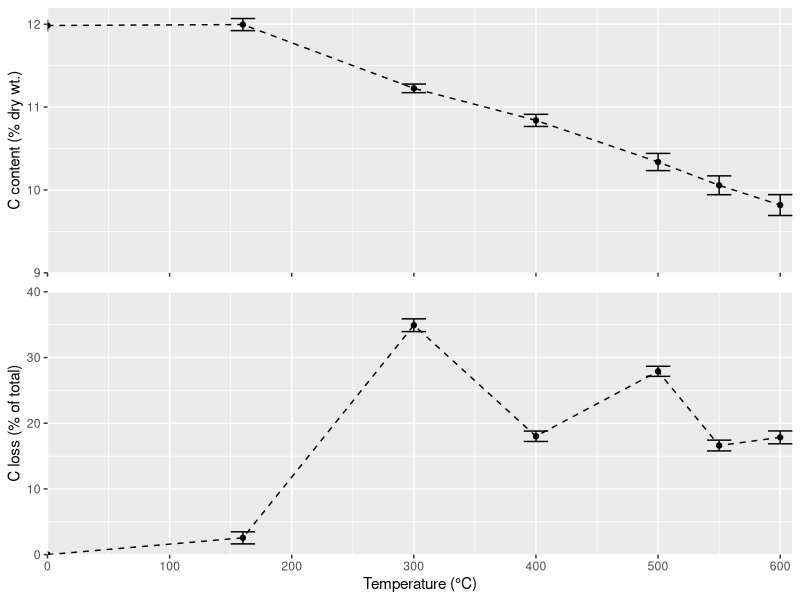

The R script that drew this image:
library(tidyverse)
library(plotrix)
library(cowplot)
ramped=read.csv("Howard_et_al_data.csv") %>% as_tibble()


#### top plot

x0 = 100*(ramped$Ccontentorg)
x160 = 100*(ramped$X160Wt.Cpost)/(ramped$X160remains)
x300 = 100*(ramped$X300Wt.Cpost)/(ramped$X300remains)        
x400 = 100*(ramped$X400Wt.Cpost)/(ramped$X400remains)
x500 = 100*(ramped$X500Wt.Cpost)/(ramped$X500remains)    
x550 = 100*(ramped$X550Wt.Cpost)/(ramped$X550remains)
x600 = 100*(ramped$X600Wt.Cpost)/(ramped$X600remains)

averageramped <- tibble(x0,x160,x300,x400,x500,x550,x600) %>% 
  gather("temp_id", "values")


summary <- averageramped %>% 
  group_by(temp_id) %>% 
  summarise(mean= mean(values, na.rm = TRUE), 
            SE = std.error(values, na.rm = TRUE)) %>% 
  ungroup() %>% 
  mutate(temp = as.numeric(str_remove_all(temp_id, "x")))


###
top_plot <- summary %>% 
  ggplot(aes(temp,mean))+
  geom_point()+  
  geom_errorbar(aes(ymin=mean-SE, ymax=mean+SE), width=20) +
  geom_line(linetype = "dashed")+
  scale_x_continuous(expand = c(0, 0), 
                     breaks=seq(from = 0, to = 600, by = 100),
                     limits = c(0,610))+
  scale_y_continuous(expand = c(0, 0), 
                     breaks=c(9,10,11,12),
                     limits = c(9,12.2))+
  labs(x = "",
       y = "C content (% dry wt.)")+
  theme(axis.title.x=element_blank(),
        axis.text.x=element_blank())

#####

#bottom plot
########
############

ramped$totalClost= (ramped$X160Wt.Clost)+(ramped$X300Wt.Clost)+(ramped$X400Wt.Clost)+(ramped$X500Wt.Clost)+(ramped$X550Wt.Clost)
"x0" = (ramped$org_wt)-(ramped$org_wt)
"x160" = 100*(ramped$X160Wt.Clost)/(ramped$totalClost)
"x300" = 100*(ramped$X300Wt.Clost)/(ramped$totalClost)              
"x400" = 100*(ramped$X400Wt.Clost)/(ramped$totalClost)      
"x500" = 100*(ramped$X500Wt.Clost)/(ramped$totalClost)     
"x550" = 100*(ramped$X550Wt.Clost)/(ramped$totalClost)
"x600" = 100*(ramped$X600Wt.Clost)/(ramped$totalClost)
"total" = 100*(ramped$totalClost)/(ramped$totalClost)

averageramped <- tibble(x0,x160,x300,x400,x500,x550,x600) %>% 
  gather("temp_id", "values")


summary <- averageramped %>% 
  group_by(temp_id) %>% 
  summarise(mean= mean(values, na.rm = TRUE), 
            SE = std.error(values, na.rm = TRUE)) %>% 
  ungroup() %>% 
  mutate(temp = as.numeric(str_remove_all(temp_id, "x")))


###
bottom_plot <- summary %>% 
  ggplot(aes(temp,mean))+
  geom_point()+  
  geom_errorbar(aes(ymin=mean-SE, ymax=mean+SE), width=20) +
  geom_line(linetype = "dashed")+
  scale_x_continuous(expand = c(0, 0), 
                     breaks=seq(from = 0, to = 600, by = 100),
                     limits = c(0,610))+
  scale_y_continuous(expand = c(0, 0), 
                     breaks=c(0,10,20,30,40),
                     limits = c(0,40))+
  labs(x = "Temperature (°C)",
       y = "C loss (% of total)")



big_plot <- plot_grid(top_plot, bottom_plot, ncol = 1, rel_heights = c(.9,1),
                      align = 'v', axis = 'l') # aligning vertically along the left axis


ggsave("ramped_C.pdf",big_plot, width = 4.8, height = 6.6)

